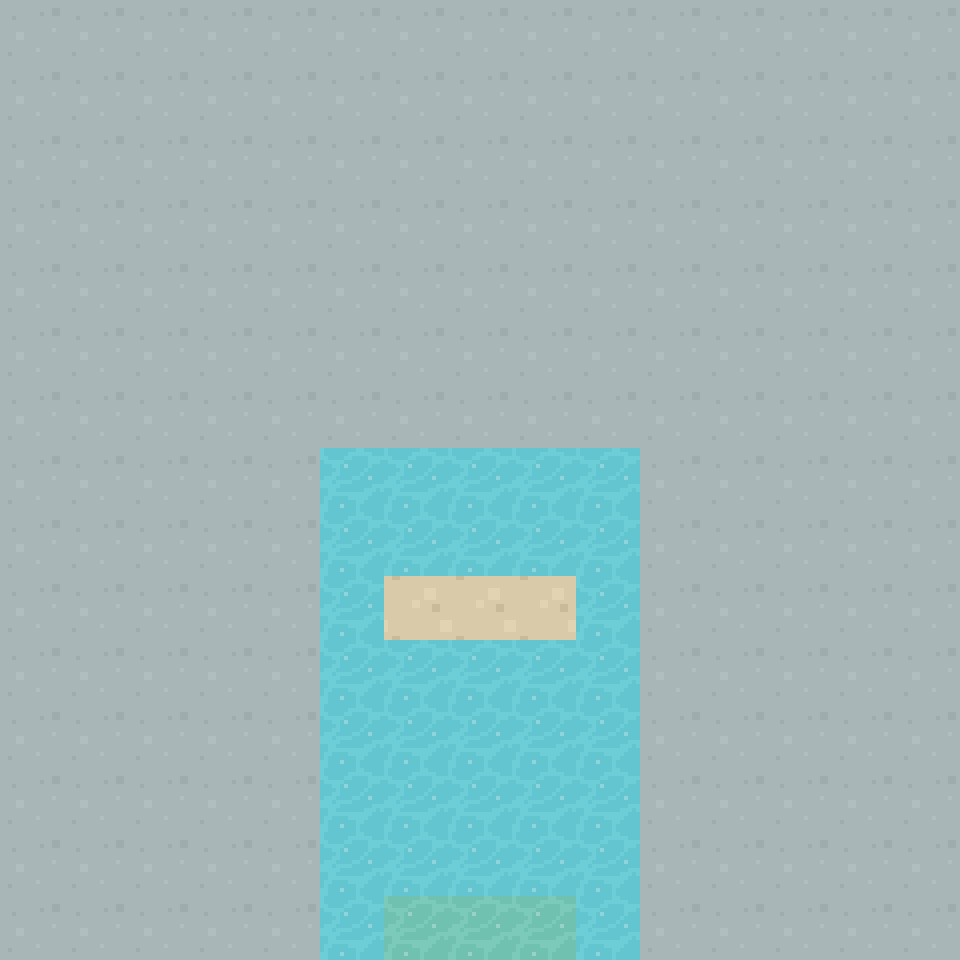

Rendered tile map (Tiled .tmx) drawn with the repository's tilesets; below, a short description and the full map source, tile grids included:
An orthogonal 15x15 tile map with 64x64 px tiles, 1 tile layer (Tile Layer 1) and 2 objects (STAIRDOWN, SOUTH).

<map version="1.5" tiledversion="1.5.0" orientation="orthogonal" renderorder="right-down" width="15" height="15" tilewidth="64" tileheight="64" infinite="0" nextlayerid="3" nextobjectid="4">
 <tileset firstgid="1" source="../64TilesheetDungeon.tsx" />
 <layer id="1" name="Tile Layer 1" width="15" height="15">
  <data encoding="csv">
68,68,68,68,68,68,68,68,68,68,68,68,68,68,68,
68,68,68,68,68,68,68,68,68,68,68,68,68,68,68,
68,68,68,68,68,68,68,68,68,68,68,68,68,68,68,
68,68,68,68,68,68,68,68,68,68,68,68,68,68,68,
68,68,68,68,68,68,68,68,68,68,68,68,68,68,68,
68,68,68,68,68,68,68,68,68,68,68,68,68,68,68,
68,68,68,68,68,68,68,68,68,68,68,68,68,68,68,
68,68,68,68,68,321,321,321,321,321,68,68,68,68,68,
68,68,68,68,68,321,321,321,321,321,68,68,68,68,68,
68,68,68,68,68,321,423,423,423,321,68,68,68,68,68,
68,68,68,68,68,321,321,321,321,321,68,68,68,68,68,
68,68,68,68,68,321,321,321,321,321,68,68,68,68,68,
68,68,68,68,68,321,321,321,321,321,68,68,68,68,68,
68,68,68,68,68,321,321,321,321,321,68,68,68,68,68,
68,68,68,68,68,321,326,326,326,321,68,68,68,68,68
</data>
 </layer>
 <objectgroup id="2" name="Object Layer 1">
  <object id="2" name="STAIRDOWN" x="384" y="576" width="192" height="64" />
  <object id="3" name="SOUTH" x="384" y="896" width="192" height="64" />
 </objectgroup>
</map>
